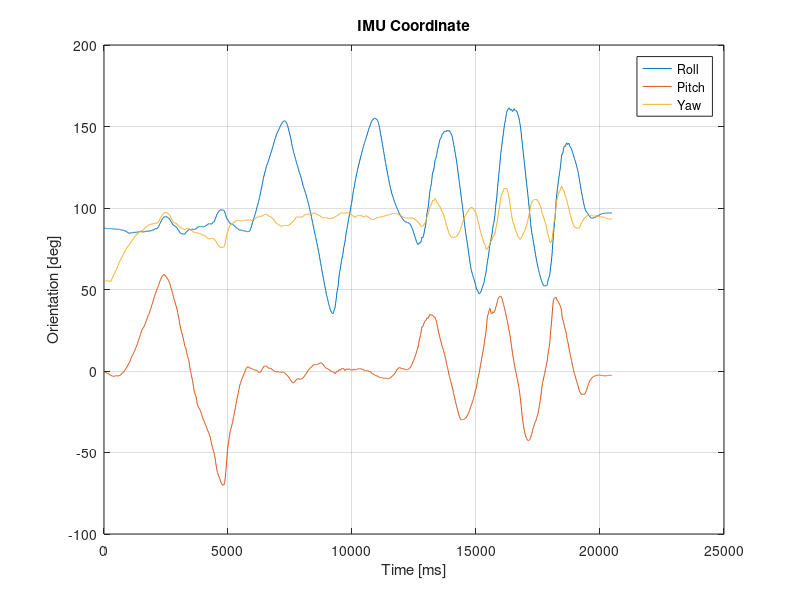

MATLAB code to generate this figure: (Note: this script raises an error after producing the figure.)
clc
clear

load('gravityCompData001.mat');


%% Gravity Compensation ...

% % % % % % % % % % % % % % % % % % % % % % % % % % % % % % % % % % % % % % % % % % % % % % % % % % % % % % % % % % % % % % % % % % % % % % % % % % % 
% % % % % % % % % % % % % % % % % % % % % % % % % % % % % % % % % % % % % % % % % % % % % % % % % % % % % % % % % % % % % % % % % % % % % % % % % % % 
% % % % % % % % % % % % % % % % % % % % % % % % % % % % % % % % % % % % % % % % % % % % % % % % % % % % % % % % % % % % % % % % % % % % % % % % % % % 
% % % % % % % % % % % % % % % % % % % % % % % % % % % % % % % % % % % % % % % % % % % % % % % % % % % % % % % % % % % % % % % % % % % % % % % % % % % 

%% IMU Moving Flatform - Orientation - IMU Coordinate

Sensor_Orientation = dataAll.IMU_Moving;

figure
plot(Sensor_Orientation)

grid on

legend('Roll', 'Pitch', 'Yaw')

xlabel('Time [ms]')
ylabel('Orientation [deg]')
title('IMU Coordinate')

%% Rotation Matrix

% Rotation matrix : Sensor -> Moving Flatform
R = rotx(deg2rad(-90)) * rotz(deg2rad(-90));

% Sensor -> Moving
Rot_M_S = R';

%% IMU Moving Flatform - Orientation - Moving Flatform Coordinate

figure

for i=1:length(Sensor_Orientation)
    
    Rot_S(:,:,i) = rotx(deg2rad(Sensor_Orientation(i,1)))*roty(deg2rad(Sensor_Orientation(i,2)));
    Rot_M(:,:,i) = Rot_M_S * Rot_S(:,:,i);
end

eulDeg_Moving = rad2deg(rotm2eul(Rot_M, 'XYZ'));

plot(eulDeg_Moving)

grid on

legend('Roll', 'Pitch', 'Yaw')

xlabel('Time [ms]')
ylabel('Orientation [deg]')
title('Moving Flatform Coordinate')


%% Load Cell - Before Gravity Compensation

Force = dataAll.FT_Sensor(:,3);

figure

plot(Force)

grid on

xlabel('Time [ms]')
ylabel('Force [N]')

legend('Raw')

%% Gravity Compensation

mass = 1.44;    % [g]

gravity_acc = 9.80665;   % [m/s^2]

mg = mass * gravity_acc * 0.001;    % [N]

mg_mat = [0 0 mg]';

for i=1:length(Rot_M)
    mg_mat_rot(:,i) = Rot_M(:,:,i) * mg_mat;
end

Force_Gravity = mg_mat_rot(3,:)';
Force_Gravity = Force_Gravity - Force_Gravity(1);


Force = dataAll.FT_Sensor(:,3);


fs = 1000;

N = 1;
fc = 2;

h  = fdesign.lowpass('N,F3dB', N, fc, fs);
Hd = design(h, 'butter');


Force = Force - Force(1);

Force_Comp = Force-Force_Gravity;

Force_Comp_filter = filter(Hd, Force_Comp);;

figure

plot(Force)
hold on
plot(Force_Gravity)
plot(Force_Comp)
plot(Force_Comp_filter, 'LineWidth', 1.3)

grid on

xlabel('Time [ms]')
ylabel('Force [N]')

legend('Raw Force', 'Gravity Force', 'Compensated Force', 'Compensated Force Filter')